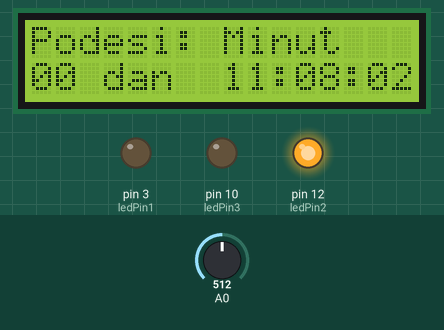
This sketch was run on a simulated Arduino Uno, built with avr-gcc and run on an emulated ATmega328P. On the bench: 16×2 character LCD, output pins drawn as LEDs (lit = HIGH). The inputs (shaded band) are chosen by the test bench; at power-on: A0 = 512.

Above: at 1.2 s.
1.3 s: A0 set to 526
At 1.5 s:
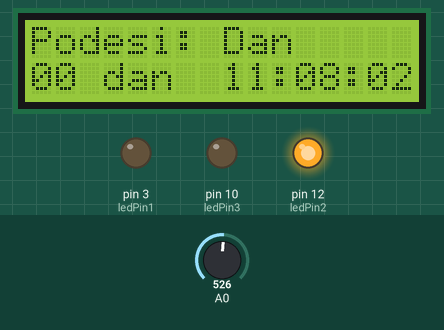
4.3 s: A0 set to 551
At 7.2 s:
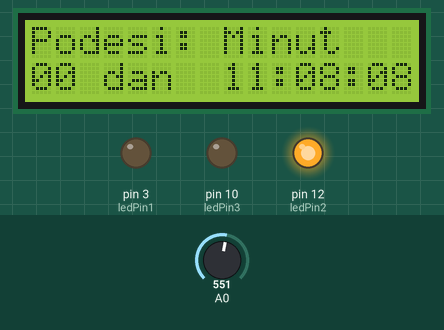
7.3 s: A0 set to 511
At 7.5 s:
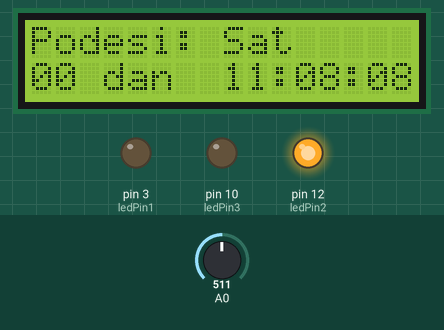
8.9 s: A0 set to 716
Timing chart, 0 to 11.5 s (numbered marks = the images above; inputs shaded):
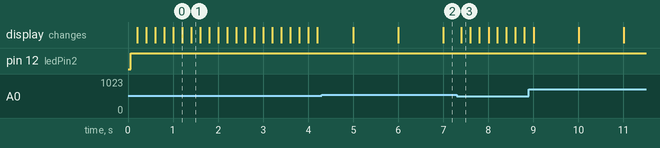

Measured:
- the behaviour switches between 534 and 535 on A0 (found by bisection; images 1 and 2)
- after the input at 7.3 s, the display: changes after 0.10 s (image 3)

The sketch:

akvarijum_3.3_led.ino
```cpp
// LCD pinovi Gore sa desne strane od 5 do 10 na pinove arduina od 5 do 10
// pinovi dole levo 1 na reset; 3 na 5V; 4 na masu; 7 na analognu 0

#include <LiquidCrystal.h>
#include "LCDKeypad.h"

#define DAN 0
#define SAT 1
#define MINUT 2
#define SEKUNDE 3


/*-----( Declare objects )-----*/
/*-----( Declare Variables )-----*/
  // Arduino Digital I/O pin number


int ledPin1=3;
int ledPin2=12;
int ledPin3 = 10;


// The LCD screen
LCDKeypad lcd;

// The time model
unsigned int dan = 0;
unsigned int sat = 11;
unsigned int minut = 8;
unsigned int sekunde = 0;
unsigned int podesi = 0;

void setup() {
  // Set up the LCD's number of columns and rows:
  lcd.begin(16,2);

  // Set the cursor at the begining of the first row
  lcd.setCursor(0,0);

  // Print a text in the first row
  lcd.print("Podesi: Dan     ");

  //-------( Initialize Pins so relays are inactive at reset)----
  analogWrite(ledPin1, 0);


//---( THEN set pins as outputs )----


  pinMode(ledPin1, OUTPUT);
  pinMode(ledPin2, OUTPUT);
  pinMode(ledPin3, OUTPUT);

}

void loop() {

  digitalWrite(ledPin2,HIGH);

  // Increase the time model by one second
  incTime();

  // Print the time on the LCD
  printTime();

  Paljenje();

  Gasenje();
  // Listen for buttons for 1 second
  buttonListen();
}

void buttonListen() {
  // Read the buttons five times in a second
  for (int i = 0; i < 5; i++) {

    // Read the buttons value
    int button = lcd.button();

    switch (button) {

    // Right button was pushed
    case KEYPAD_RIGHT:
      podesi++;
      break;

    // Left button was pushed
    case KEYPAD_LEFT:
      podesi--;
      break;

    // Up button was pushed
    case KEYPAD_UP:
      switch (podesi) {
      case DAN:
        dan++;
        break;
      case SAT:
        sat++;
        break;
      case MINUT:
        minut++;
        break;
      case SEKUNDE:
        sekunde++;
      }
      break;

    // Down button was pushed
    case KEYPAD_DOWN:
      switch (podesi) {
      case DAN:
        dan--;
        if (dan == -1) dan = 7;
        break;
      case SAT:
        sat--;
        if (sat == -1) sat = 23;
        break;
      case MINUT:
        minut--;
        if (minut == -1) minut = 59;
        break;
      case SEKUNDE:
        sekunde--;
        if (sekunde == -1) sekunde = 59;
      }
    }

    podesi %= 4;
    printSetting();

    dan %= 7;
    sat %= 24;
    minut %= 60;
    sekunde %= 60;
    printTime();

    // Wait one fifth of a second to complete
    while(millis() % 200 != 0);
  }
}

// Print the current setting
void printSetting() {
  lcd.setCursor(8,0);

  switch (podesi) {
  case DAN:
    lcd.print("Dan    ");
    break;
  case SAT:
    lcd.print("Sat    ");
    break;
  case MINUT:
    lcd.print("Minut  ");
    break;
  case SEKUNDE:
    lcd.print("Sekunde");
  }
}

// Increase the time model by one second
void incTime() {
  // Increase seconds
  sekunde++;

  if (sekunde == 60) {
    // Reset seconds
    sekunde = 0;

    // Increase minutes
    minut++;

    if (minut == 60) {
      // Reset minutes
      minut = 0;

      // Increase hours
      sat++;

      if (sat == 24) {
        // Reset hours
        sat = 0;

        // Increase days
        dan++;
      }
    }
  }
}

// Print the time on the LCD
void printTime() {
  // Set the cursor at the begining of the second row
  lcd.setCursor(0,1);
  char time[17];
  sprintf(time, "%02i dan  %02i:%02i:%02i", dan, sat, minut, sekunde);
  lcd.print(time);
}


void Paljenje()
{
  if(sat == 11 && minut == 0 && sekunde == 0) {
    analogWrite(ledPin1, 3);
  }
  if(sat == 11 && minut == 30 && sekunde == 0) {
    analogWrite(ledPin1, 7);
  }
  if(sat == 12 && minut == 00 && sekunde == 0) {
    analogWrite(ledPin1, 8);
  }
  if(sat == 13 && minut == 53 && sekunde == 0) {
    analogWrite(ledPin1, 12);
  }
  if(sat == 13 && minut == 54 && sekunde == 0) {
    analogWrite(ledPin1, 25);
  }
  if(sat == 13 && minut == 55 && sekunde == 0) {
    analogWrite(ledPin1, 40);
  }
  if(sat == 13 && minut == 56 && sekunde == 0) {
    analogWrite(ledPin1, 80);
  }
  if(sat == 13 && minut == 57 && sekunde == 0) {
    analogWrite(ledPin1, 180);
  }
  if(sat == 13 && minut == 58 && sekunde == 0) {
    analogWrite(ledPin1, 215);
  }


//plava traka
  if(sat == 20 && minut == 00 && sekunde == 05) {
    analogWrite(ledPin3, 20);
  }
  if(sat == 20 && minut == 00 && sekunde == 10) {
    analogWrite(ledPin3, 40);
  }
  if(sat == 20 && minut == 00 && sekunde == 20) {
    analogWrite(ledPin3, 60);
  }
  if(sat == 20 && minut == 00 && sekunde == 30) {
    analogWrite(ledPin3, 80);
  }
  if(sat == 20 && minut == 00 && sekunde == 40) {
    analogWrite(ledPin3, 100);
  }
  if(sat == 20 && minut == 00 && sekunde == 50) {
    analogWrite(ledPin3, 120);
  }
  if(sat == 20 && minut == 01 && sekunde == 00) {
    analogWrite(ledPin3, 150);
  }
  if(sat == 20 && minut == 01 && sekunde == 10) {
    analogWrite(ledPin3, 180);
  }
  if(sat == 20 && minut == 1 && sekunde == 20) {
    analogWrite(ledPin3, 210);
  }

 }

void Gasenje()
{

  if(sat == 20 && minut == 00 && sekunde == 00) {
    analogWrite(ledPin1, 200);
  }
  if(sat == 20 && minut == 02 && sekunde == 00) {
    analogWrite(ledPin1, 100);
  }
  if(sat == 20 && minut == 03 && sekunde == 00) {
    analogWrite(ledPin1, 50);
  }
  if(sat == 20 && minut == 04 && sekunde == 00) {
    analogWrite(ledPin1, 20);
  }
  if(sat == 20 && minut == 05 && sekunde == 00) {
    analogWrite(ledPin1, 10);
  }
  if(sat == 20 && minut == 06 && sekunde == 0) {
    analogWrite(ledPin1, 5);
  }
  if(sat == 21 && minut == 00 && sekunde == 0) {
    analogWrite(ledPin1, 4);
  }
  if(sat == 21 && minut == 59 && sekunde == 0) {
    analogWrite(ledPin1, 2);
  }
  if(sat == 21 && minut == 59 && sekunde == 10) {
    analogWrite(ledPin1, 0);
  }

//gasenje plave trake

    if(sat == 21 && minut == 59 && sekunde == 00) {
    analogWrite(ledPin3, 200);
  }
  if(sat == 21 && minut == 59 && sekunde == 10) {
    analogWrite(ledPin3, 100);
  }
  if(sat == 21 && minut == 59 && sekunde == 20) {
    analogWrite(ledPin3, 70);
  }
  if(sat == 21 && minut == 59 && sekunde == 30) {
    analogWrite(ledPin3, 0);
  }

}
```
